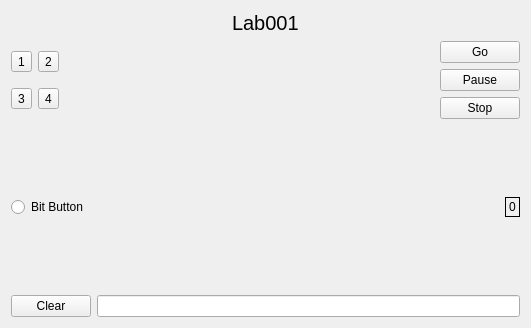
<?xml version="1.0" encoding="UTF-8"?>
<ui version="4.0">
 <class>Widget</class>
 <widget class="QWidget" name="Widget">
  <property name="geometry">
   <rect>
    <x>0</x>
    <y>0</y>
    <width>531</width>
    <height>328</height>
   </rect>
  </property>
  <property name="windowTitle">
   <string>Widget</string>
  </property>
  <layout class="QVBoxLayout" name="verticalLayout_3">
   <item>
    <layout class="QHBoxLayout" name="horizontalLayout">
     <item>
      <spacer name="horizontalSpacer">
       <property name="orientation">
        <enum>Qt::Horizontal</enum>
       </property>
       <property name="sizeHint" stdset="0">
        <size>
         <width>40</width>
         <height>20</height>
        </size>
       </property>
      </spacer>
     </item>
     <item>
      <widget class="QLabel" name="label">
       <property name="font">
        <font>
         <pointsize>15</pointsize>
        </font>
       </property>
       <property name="text">
        <string>Lab001</string>
       </property>
      </widget>
     </item>
     <item>
      <spacer name="horizontalSpacer_2">
       <property name="orientation">
        <enum>Qt::Horizontal</enum>
       </property>
       <property name="sizeHint" stdset="0">
        <size>
         <width>40</width>
         <height>20</height>
        </size>
       </property>
      </spacer>
     </item>
    </layout>
   </item>
   <item>
    <layout class="QHBoxLayout" name="horizontalLayout_3">
     <item>
      <layout class="QGridLayout" name="gridLayout">
       <item row="0" column="0">
        <widget class="QToolButton" name="toolButton">
         <property name="text">
          <string>1</string>
         </property>
        </widget>
       </item>
       <item row="0" column="1">
        <widget class="QToolButton" name="toolButton_2">
         <property name="text">
          <string>2</string>
         </property>
        </widget>
       </item>
       <item row="1" column="0">
        <widget class="QToolButton" name="toolButton_3">
         <property name="text">
          <string>3</string>
         </property>
        </widget>
       </item>
       <item row="1" column="1">
        <widget class="QToolButton" name="toolButton_4">
         <property name="text">
          <string>4</string>
         </property>
        </widget>
       </item>
      </layout>
     </item>
     <item>
      <spacer name="horizontalSpacer_3">
       <property name="orientation">
        <enum>Qt::Horizontal</enum>
       </property>
       <property name="sizeHint" stdset="0">
        <size>
         <width>40</width>
         <height>20</height>
        </size>
       </property>
      </spacer>
     </item>
     <item>
      <layout class="QVBoxLayout" name="verticalLayout">
       <item>
        <widget class="QPushButton" name="pushButton">
         <property name="text">
          <string>Go</string>
         </property>
        </widget>
       </item>
       <item>
        <widget class="QPushButton" name="pushButton_2">
         <property name="text">
          <string>Pause</string>
         </property>
        </widget>
       </item>
       <item>
        <widget class="QPushButton" name="pushButton_3">
         <property name="text">
          <string>Stop</string>
         </property>
        </widget>
       </item>
      </layout>
     </item>
    </layout>
   </item>
   <item>
    <layout class="QVBoxLayout" name="verticalLayout_2">
     <item>
      <spacer name="verticalSpacer">
       <property name="orientation">
        <enum>Qt::Vertical</enum>
       </property>
       <property name="sizeHint" stdset="0">
        <size>
         <width>20</width>
         <height>40</height>
        </size>
       </property>
      </spacer>
     </item>
     <item>
      <layout class="QHBoxLayout" name="horizontalLayout_4">
       <item>
        <widget class="QRadioButton" name="radioButton">
         <property name="text">
          <string>Bit Button</string>
         </property>
        </widget>
       </item>
       <item>
        <spacer name="horizontalSpacer_4">
         <property name="orientation">
          <enum>Qt::Horizontal</enum>
         </property>
         <property name="sizeHint" stdset="0">
          <size>
           <width>40</width>
           <height>20</height>
          </size>
         </property>
        </spacer>
       </item>
       <item>
        <widget class="QLabel" name="label_2">
         <property name="frameShape">
          <enum>QFrame::Panel</enum>
         </property>
         <property name="text">
          <string>0</string>
         </property>
        </widget>
       </item>
      </layout>
     </item>
     <item>
      <spacer name="verticalSpacer_2">
       <property name="orientation">
        <enum>Qt::Vertical</enum>
       </property>
       <property name="sizeHint" stdset="0">
        <size>
         <width>20</width>
         <height>40</height>
        </size>
       </property>
      </spacer>
     </item>
    </layout>
   </item>
   <item>
    <layout class="QHBoxLayout" name="horizontalLayout_2">
     <item>
      <widget class="QPushButton" name="pushButton_4">
       <property name="text">
        <string>Clear</string>
       </property>
      </widget>
     </item>
     <item>
      <widget class="QLineEdit" name="lineEdit">
       <property name="maxLength">
        <number>10000</number>
       </property>
      </widget>
     </item>
    </layout>
   </item>
  </layout>
 </widget>
 <layoutdefault spacing="6" margin="11"/>
 <resources/>
 <connections/>
</ui>
